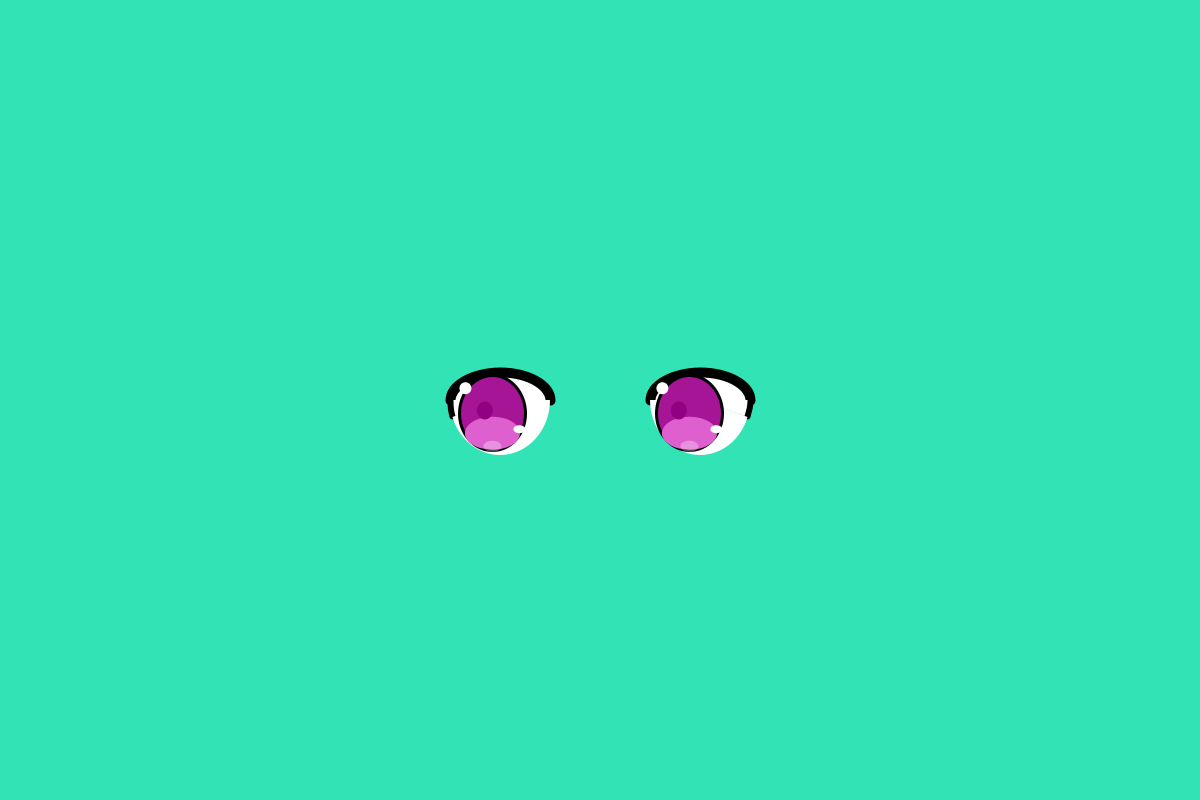
Frame 1 (no input)
Frame 60 (the mouse pressed at the canvas centre just before this capture): identical to frame 1, image omitted
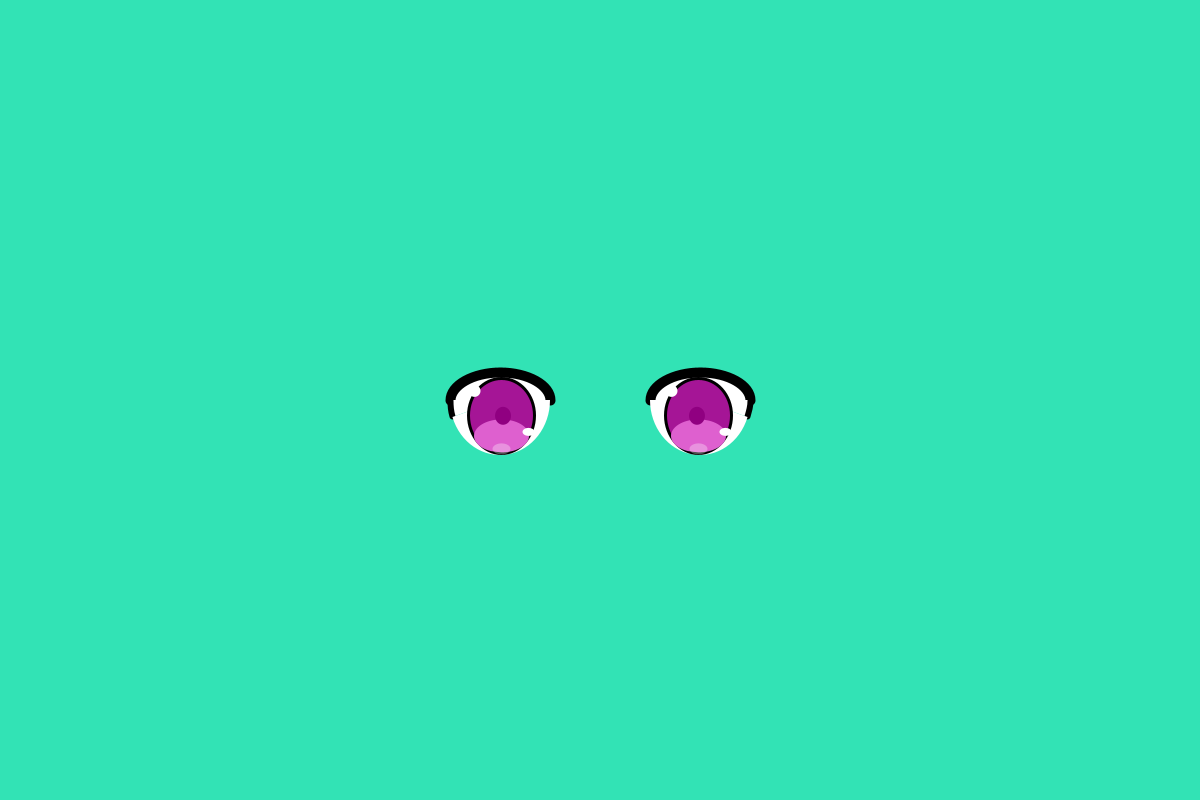
Frame 120 (the mouse held since frame 60 and released just before this capture)

The Processing sketch that drew these frames (run headless with seeded random() and noise(); from frame 60 on, the mouse is pressed at the canvas centre):

// Processing sketch: eye_universal
// ── eye_universal.pde
//--------------------------------------------------
//a program to draw a pair of eyes
//it has been simplified, 
//maybe you will have difficulties to understand it
//All the parameter here do not have any meaning 
//it just work perfectly
//--------------------------------------------------
void setup()
{
  size(1200,800);
}

void draw(){
  background(#32E3B5);
  
  //position and the eye size
  int center_X = width/2;
  int center_Y = height/2;
  int eye_size = 100;
  
  //color - in Hexadecimal
  int lighter_eyecolor = #DE60CF;
  int mid_eyecolor = #A51596; 
  // R: (DE) - (49) = (A5)  G: (60) - (49) = (15)  B: (CF) - (49) = (96)
  int darker_eyecolor = #900081; 
  // R: (A5) - (15) = (90)  G: (15) - (15) = (00)  B: (96) - (15) = (81)
  
  Draw_eyespace(center_X, center_Y, eye_size);
  Draw_eye(center_X,center_Y,eye_size,
           lighter_eyecolor, mid_eyecolor, darker_eyecolor);
}


void Draw_eyespace(int center_X, int center_Y, int eye_size){
  //eye site
  int upper_eye_height = (eye_size + 10)/2;
  int left_eye_center  = center_X - eye_size;
  int right_eye_center = center_X + eye_size;
  
  //color
  int white = 0;
  int black = 255;
  
  //stroke weight
  int thickness_heavy = eye_size/10;
  
  //upper - eyespace
  stroke(white);
  strokeWeight(thickness_heavy);
  fill(black);
  arc( left_eye_center , center_Y, eye_size, upper_eye_height, PI, 2*PI, OPEN);
  arc( right_eye_center, center_Y, eye_size, upper_eye_height, PI, 2*PI, OPEN);

  //lower - eyespace - right
  Lower_eyespace(right_eye_center  , center_Y, eye_size, 
                 2*upper_eye_height,        0,    PI/10,    PI);
                 
  //lower - eyespace - left
  Lower_eyespace(left_eye_center   , center_Y, eye_size, 
                 2*upper_eye_height,  9*PI/10,       PI,     0);
                 
}



void Lower_eyespace(int eye_center, int center_Y, int eye_size, 
                    int eye_height, float str_degree, float mid_degree, float end_degree){
  
  //color
  int white = 0;
  int black = 255;
  
  //stroke weight
  int thickness_light = eye_size/15;
  
  stroke(white);
  strokeWeight(thickness_light);
  fill(black);
  if(str_degree < mid_degree)
      arc( eye_center, center_Y, eye_size, eye_height,  str_degree,  mid_degree);
  else
      arc( eye_center, center_Y, eye_size, eye_height,  mid_degree,  str_degree);
  noStroke();
  if(mid_degree < end_degree)
      arc( eye_center, center_Y, eye_size, eye_height,  mid_degree,  end_degree);
  else
      arc( eye_center, center_Y, eye_size, eye_height,  end_degree,  str_degree);
}



void Draw_eye(int center_X, int center_Y, int eye_size,
              int lighter_eyecolor, int mid_eyecolor, int darker_eyecolor){
    
  //eye site
  int left_eye_center  = center_X - eye_size;
  int right_eye_center = center_X + eye_size;
  int colored_eye_centerY = center_Y + eye_size/6;

  
  
    //eye - right
    eye(lighter_eyecolor,mid_eyecolor,darker_eyecolor,
                eye_size,right_eye_center,colored_eye_centerY
                );

    //eye - left 
    eye(lighter_eyecolor,mid_eyecolor,darker_eyecolor,
                eye_size,left_eye_center,colored_eye_centerY
                );
} 


void eye(int lighter_eyecolor, int mid_eyecolor, int darker_eyecolor,
         int eye_size        , int eye_center  , int colored_eye_centerY
         ){
           
  //big eye
  int eye_X = 2*eye_size/3;
  int eye_Y = 3*eye_size/4;
  
  //shadow radius
  int shadow_Y = eye_size/5;
  int radius_X = 5*eye_size/9;
  int radius_Y = eye_size/3;
  
  //color
  int white = 0;
  int black = 255;
  
  //stroke weight
  int thickness_light = eye_size/30;
  
  //***** mouseY change y slowly*****//
  //big eye
  stroke(white);
  strokeWeight(thickness_light);
  fill(mid_eyecolor); 
  ellipse( eye_center + (float)(mouseX-eye_center)/eye_X, 
           colored_eye_centerY + (float)(mouseY-colored_eye_centerY)/2/eye_Y, eye_X, eye_Y);
  
  //shadow
  noStroke();
  fill(lighter_eyecolor); 
  arc( eye_center + (float)(mouseX-eye_center)/eye_X, 
       colored_eye_centerY + shadow_Y + (float)(mouseY-colored_eye_centerY)/2/eye_Y, 
       radius_X, radius_Y,5*PI/8,20*PI/8,OPEN);
  
  //pupil
  noStroke();
  fill(darker_eyecolor); 
  ellipse( eye_center + 2*(float)(mouseX-eye_center)/eye_X, 
           colored_eye_centerY + 2*(float)(mouseY-colored_eye_centerY)/2/eye_Y,
           eye_X/4, eye_Y/4);
  
  // light
  noStroke();
  fill(black); 
  ellipse( eye_center - radius_X/2 + (float)(mouseX-eye_center)/eye_X, 
           colored_eye_centerY - eye_size/4 + (float)(mouseY-colored_eye_centerY)/2/eye_Y, 
           eye_size/8, eye_size/8);
  ellipse( eye_center + radius_X/2 + (float)(mouseX-eye_center)/eye_X, 
           colored_eye_centerY + eye_size/6 + (float)(mouseY-colored_eye_centerY)/2/eye_Y, 
           eye_size/8, eye_size/12);
  
  // soft big light
  noStroke();
  fill(black,80); 
  arc( eye_center + (float)(mouseX-eye_center)/eye_X, 
       colored_eye_centerY + eye_size/3 + (float)(mouseY-colored_eye_centerY)/2/eye_Y, 
       radius_X/3, radius_Y/3,5*PI/8,20*PI/8,OPEN);
  
}
